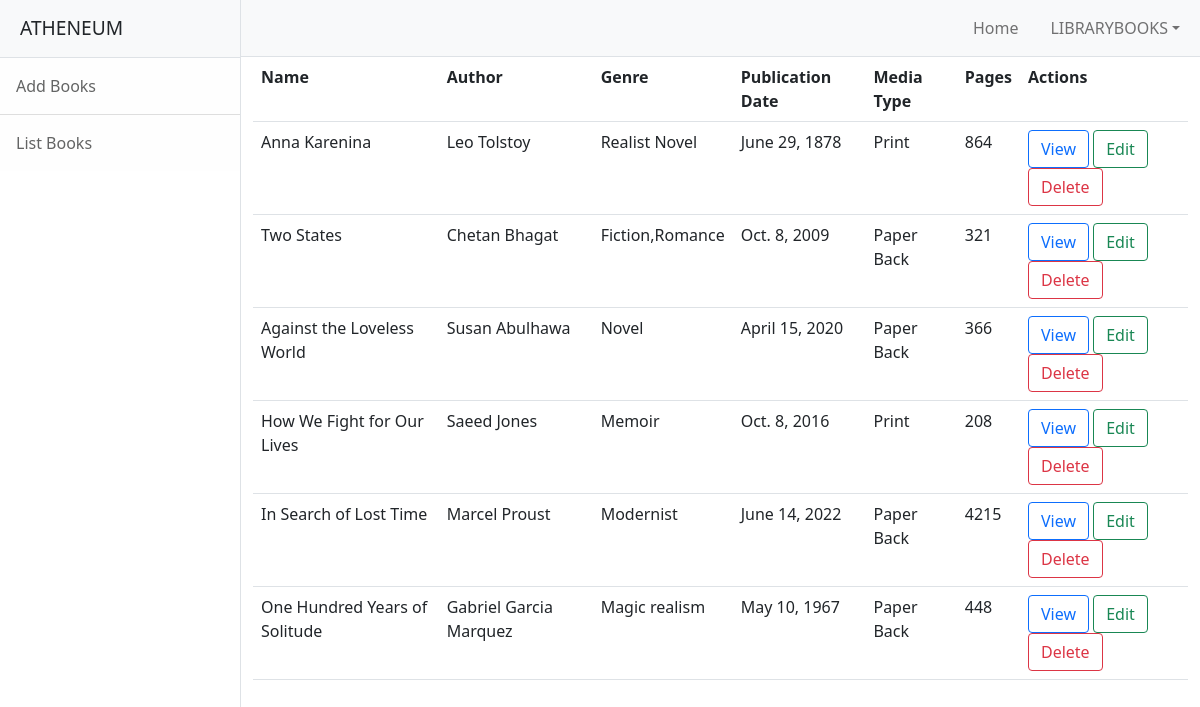
Page /library/books/list (signed in) on the committed database.
### library/models.py (models this page shows, shortened)
class User(AbstractUser):
    options=(
        ("library","library"),
        ("student","student")
    )
    role=models.CharField(max_length=150,choices=options,default="student")
    phone=models.CharField(max_length=12,null=True)

class Books(models.Model):
    book_title=models.CharField(max_length=150)
    library=models.ForeignKey(User,on_delete=models.CASCADE,related_name="library")
    Author=models.CharField(max_length=150)
    Cover_artist=models.CharField(max_length=150)
    Genre=models.CharField(max_length=150)
    Publisher=models.CharField(max_length=150)
    Publication_date=models.DateField(null=True)
    Media_type=models.CharField(max_length=150)
    Pages=models.PositiveIntegerField(default=0)
    active_status = models.BooleanField(default=True)

### library/views.py (the view)
# urls.py: path("books/list",views.ListBookView.as_view(),name="lib-booklist"),
class ListBookView(ListView):
    model = Books
    context_object_name = "books"
    template_name = "lib-listbook.html"
    def get_queryset(self):
        return Books.objects.filter(library=self.request.user)

### library/templates/lib-listbook.html (shortened to what this page needs)
{%extends 'base.html'%}
{%block body_block%}
<div class="row">
    <div class="col-20">
        <table class="table">
            <tr>
                <th>Name</th>
                <th>Author</th>
                <th>Genre</th>
                <th>Publication Date</th>
                <th>Media Type</th>
                <th>Pages</th>
                <th>Actions</th>
            </tr>
            {%for book in books%}
            <tr>
                <td>{{book.book_title}}</td>
                <td>{{book.Author}}</td>
                <td>{{book.Genre}}</td>
                <td>{{book.Publication_date}}</td>
                <td>{{book.Media_type}}</td>
                <td>{{book.Pages}}</td>
                <td>
                    <a href="{%url 'lib-bookdetail' book.id%}" class="btn btn-outline-primary">View</a>
                    <a href="{%url 'lib-bookedit' book.id%}" class="btn btn-outline-success">Edit</a>
                    <a href="{%url 'lib-bookdelete' book.id%}" class="btn btn-outline-danger">Delete</a>
                </td>
            </tr>
            {%endfor%}
        </table>
    </div>
</div>
{%endblock%}

### library/templates/base.html (shortened to what this page needs)
<!DOCTYPE html>
{%load static%}
<html lang="en">
    <head>
        <link href="{%static 'css/styles.css'%}" rel="stylesheet" />
    </head>
    <body>
        <div class="d-flex" id="wrapper">
            <div class="border-end bg-white" id="sidebar-wrapper">
                <div class="sidebar-heading border-bottom bg-light">ATHENEUM</div>
                <div class="list-group list-group-flush">
                    <a class="list-group-item list-group-item-action list-group-item-light p-3" href="{%url 'lib-addbook'%}">Add Books</a>
                    <a class="list-group-item list-group-item-action list-group-item-light p-3" href="{%url 'lib-booklist'%}">List Books</a>
                </div>
            </div>
            <div id="page-content-wrapper">
                <nav class="navbar navbar-expand-lg navbar-light bg-light border-bottom">
                    <div class="container-fluid">
                        <div class="collapse navbar-collapse" id="navbarSupportedContent">
                            <ul class="navbar-nav ms-auto mt-2 mt-lg-0">
                                <li class="nav-item active"><a class="nav-link" href="{%url 'lib-home'%}">Home</a></li>
                                <li class="nav-item"><a class="nav-link" href="#!"></a></li>
                                <li class="nav-item dropdown">
                                    <a class="nav-link dropdown-toggle" id="navbarDropdown" href="#" role="button" data-bs-toggle="dropdown" aria-haspopup="true" aria-expanded="false">{{request.user}}</a>
                                </li>
                            </ul>
                        </div>
                    </div>
                </nav>
                <div class="container-fluid">
                    {%block body_block%}
                    {%endblock%}
                </div>
            </div>
        </div>
    </body>
</html>

### rows in the picture
User: user "LIBRARYBOOKS"
Books: book_title "Anna Karenina", Author "Leo Tolstoy", Genre "Realist Novel", Publication_date "June 29, 1878", Media_type "Print", Pages "864"
Books: book_title "Two States", Author "Chetan Bhagat", Genre "Fiction,Romance", Publication_date "Oct. 8, 2009", Media_type "Paper Back", Pages "321"
Books: book_title "Against the Loveless World", Author "Susan Abulhawa", Genre "Novel", Publication_date "April 15, 2020", Media_type "Paper Back", Pages "366"
Books: book_title "How We Fight for Our Lives", Author "Saeed Jones", Genre "Memoir", Publication_date "Oct. 8, 2016", Media_type "Print", Pages "208"
Books: book_title "In Search of Lost Time", Author "Marcel Proust", Genre "Modernist", Publication_date "June 14, 2022", Media_type "Paper Back", Pages "4215"
Books: book_title "One Hundred Years of Solitude", Author "Gabriel Garcia Marquez", Genre "Magic realism", Publication_date "May 10, 1967", Media_type "Paper Back", Pages "448"
